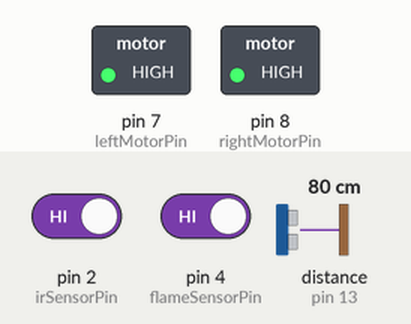
This sketch was run on a simulated Arduino Uno, built with avr-gcc and run on an emulated ATmega328P. On the bench: switched loads named in the sketch (green lamp = pin HIGH). Wiring (inferred from the names in the program): ultrasonic range finder: trigger pin 12; echo pin 13. The inputs (shaded band) are chosen by the test bench; at power-on: distance to the obstacle (sensor on pin 13) 80 cm, pin 2 (irSensorPin) HIGH, pin 4 (flameSensorPin) HIGH. The echo pulse lasts 58.3 µs per cm; pins used as bus, display or sensor lines are not drawn; what the sketch prints to the serial monitor is not drawn.

Above: at 1.2 s.
1.3 s: distance to the obstacle (sensor on pin 13) set to 12 cm
2.8 s: distance to the obstacle (sensor on pin 13) set to 9 cm
At 3.9 s:
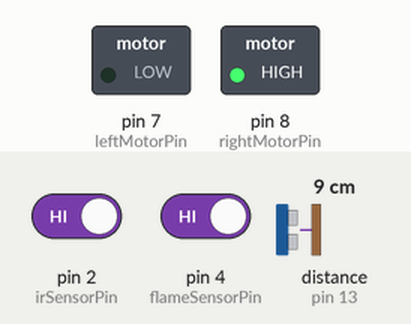
4.4 s: pin 2 (irSensorPin) driven LOW
6.3 s: distance to the obstacle (sensor on pin 13) set to 18 cm
At 7.5 s:
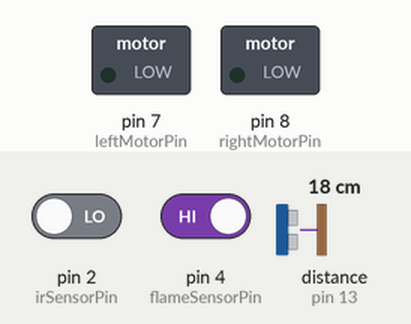
7.8 s: pin 4 (flameSensorPin) driven LOW
9.7 s: pin 2 (irSensorPin) driven HIGH
Timing chart, 0 to 12.7 s (numbered marks = the images above; inputs shaded):
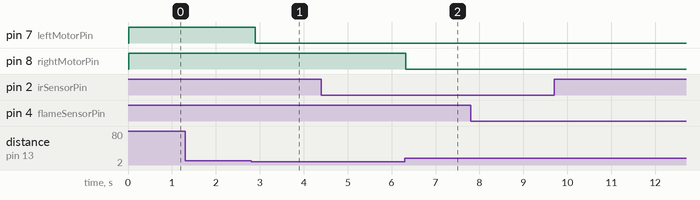

The sketch:

final.ino
```cpp
const int trigPin = 12;
const int echoPin = 13;
const int leftMotorPin = 7;
const int rightMotorPin = 8;
const int irSensorPin = 2;
const int flameSensorPin = 4;

void setup() {
  pinMode(trigPin, OUTPUT);
  pinMode(echoPin, INPUT);
  pinMode(leftMotorPin, OUTPUT);
  pinMode(rightMotorPin, OUTPUT);
  pinMode(irSensorPin, INPUT);
  pinMode(flameSensorPin, INPUT);

  Serial.begin(9600);
}

void loop() {
  long duration;
  float distance;
  int irValue = digitalRead(irSensorPin);
  int flameValue = digitalRead(flameSensorPin);

  // Measure ultrasonic distance
  digitalWrite(trigPin, LOW);
  delayMicroseconds(2);
  digitalWrite(trigPin, HIGH);
  delayMicroseconds(10);
  digitalWrite(trigPin, LOW);
  duration = pulseIn(echoPin, HIGH);
  distance = duration * 0.034 / 2;

  // Debug prints
  Serial.print("Ultrasonic Distance: ");
  Serial.print(distance);
  Serial.println(" cm");

  Serial.print("IR Sensor: ");
  Serial.println(irValue == LOW ? "Object detected" : "Clear");

  Serial.print("Flame Sensor: ");
  Serial.println(flameValue == LOW ? "Flame detected!" : "No flame");

  // Logic for turning when obstacle is detected by ultrasonic sensor
  if (distance < 10) {
    // If obstacle detected, turn
    digitalWrite(leftMotorPin, LOW);   // Stop left motor
    digitalWrite(rightMotorPin, HIGH); // Keep right motor running (turn right)
    Serial.println("Obstacle detected! Turning.");
  } else if (irValue == LOW || flameValue == LOW) {
    // Stop if IR or flame sensor detects obstacle
    digitalWrite(leftMotorPin, LOW);
    digitalWrite(rightMotorPin, LOW);
    Serial.println("Obstacle or Flame detected — Stopping.");
  } else {
    // Otherwise, move forward
    digitalWrite(leftMotorPin, HIGH);
    digitalWrite(rightMotorPin, HIGH);
    Serial.println("All clear. Moving forward.");
  }

  delay(200);
}
```

Measured:
- the behaviour switches between 11 and 10 cm on distance to the obstacle (sensor on pin 13) (found by bisection; images 0 and 1)
- after the input at 1.3 s, every drawn part: stays the same
- after the input at 2.8 s, pin 7 (leftMotorPin): HIGH → LOW after 0.10 s
- after the input at 4.4 s, every drawn part: stays the same
- after the input at 6.3 s, pin 8 (rightMotorPin): HIGH → LOW at once
- after the input at 7.8 s, every drawn part: stays the same
- after the input at 9.7 s, every drawn part: stays the same
